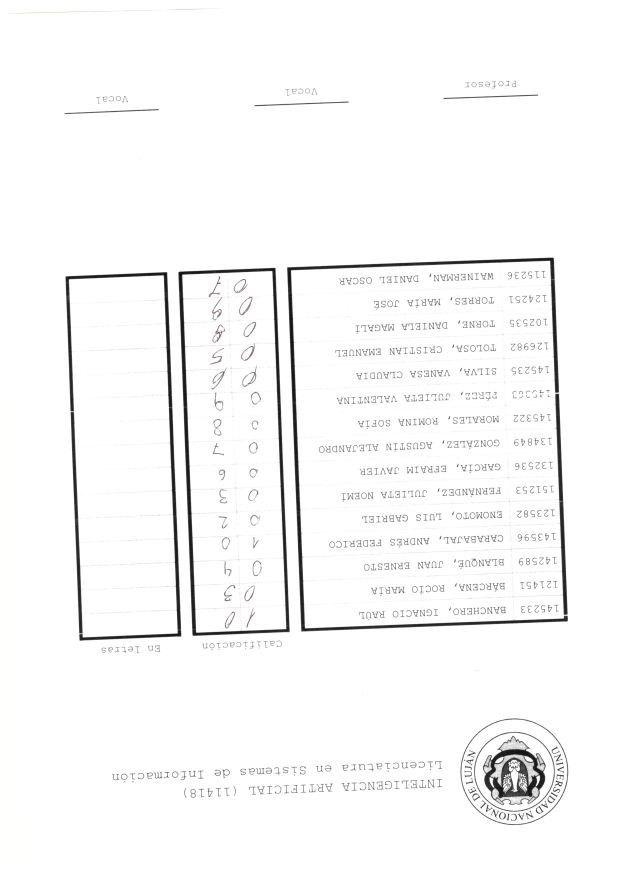
#> input picture test/images/image-1-b.png, 2480 x 3507 px (shown at 1/4 size)
$ python -i processor.py   (imports and definitions only)
#> lines starting #> are read from the running program, lines starting #| are printed output that depends on the picture; after the words box and inside, x2 and y2 are one past the last pixel; in counts of white or black regions, pixels touching at a corner belong together
#> further down, picture is the input picture: shape (3507, 2480, 3); mean B, G, R 248, 248.1, 248.1
### image/utils.py
import matplotlib.pyplot as plt
import cv2


# [6 lines left out: function show, not called in this run]


def draw_rects(image, rects):
    colored_image = cv2.cvtColor(image, cv2.COLOR_BGR2RGB)
    for rect in rects:
        x, y, w, h = rect
        cv2.rectangle(colored_image, (x, y), (x + w, y + h), (0, 255, 0), 1)
    return colored_image


# [4 lines left out: function draw_contours, not called in this run]

### image/processor.py
import os
import cv2
import numpy as np
import image.utils as image_utils


def resize_image_based_on_height(image, new_height):
    """
    Resizes the image based on a new height, computing the new width, in order
    to maintain the aspect ratio.
    """
    height, width = image.shape[:2]
    aspect_ratio = float(new_height) / height
    new_width = int(width * aspect_ratio)
    resized_image = cv2.resize(image, (new_width, new_height))
    return resized_image


def prepare_image(image):
    # Removes some noise.
    smoothed_image = cv2.GaussianBlur(image, (3, 3), 0)

    # Converts the image to grayscale.
    gray_image = cv2.cvtColor(smoothed_image, cv2.COLOR_BGR2GRAY)

    # Creates a new binarized image.
    binarized_image = cv2.adaptiveThreshold(
        gray_image, 255, cv2.ADAPTIVE_THRESH_MEAN_C, cv2.THRESH_BINARY, 21, 17)
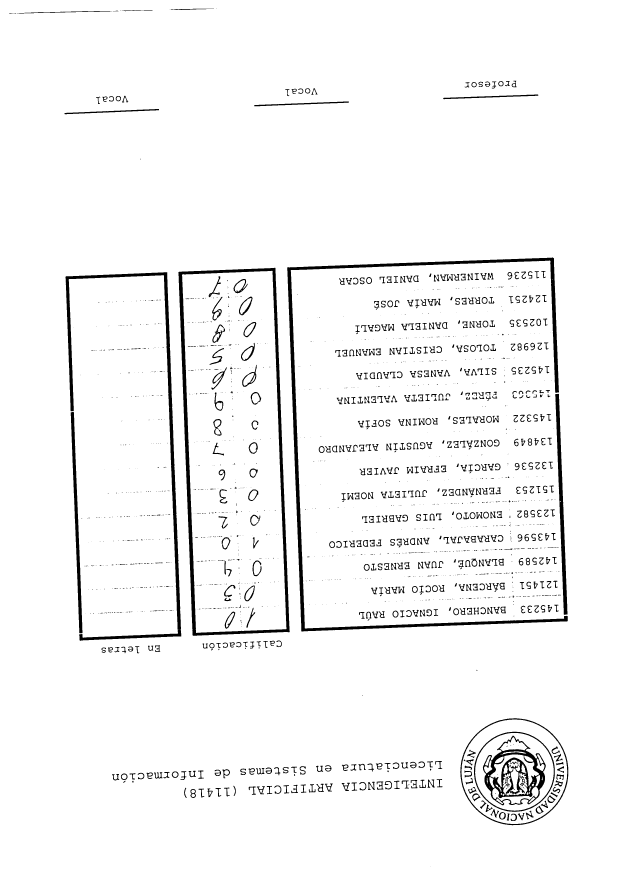
#> binarized_image: shape (3507, 2480) (shown at 1/4 size); 96% white; 1913 black regions (1243 under 20 px), largest, box (x1, y1, x2, y2) and area: (1149, 1030, 2271, 2526) 52921, (713, 1071, 1159, 2543) 46920, (262, 1089, 725, 2563) 35249

    # Resizes the image to keep it in a moderately 'known' domain.
    new_height = 2500
    binarized_image_resized = resize_image_based_on_height(binarized_image, new_height)
#> in resize_image_based_on_height, `resized_image = cv2.resize(image, (new_width, new_height))`:
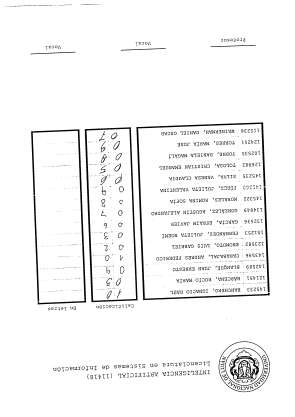
#> resized_image: shape (2500, 1767) (shown at 1/6 size); min 0, max 255, mean 244.9
    gray_image_resized = resize_image_based_on_height(gray_image, new_height)

    return binarized_image_resized, gray_image_resized


def clear_irrelevant_image_regions(image):
    """
    Blanks irrelevant regions of the image, such as logos and signatures areas;
    also removing the 'page edges' that may arise during scanning.
    """
    # Computes the number of rows and columns to blank:
    # - ~18% of the top and bottom.
    # - ~5% of the left and right sides.
    height, width = image.shape[0:2]
    num_rows_to_blank = int(0.18 * height)
    num_columns_to_blank = int(0.05 * width)

    # Creates a black mask with the same size as the image.
    mask = np.zeros_like(image)

    # Blanks the top and bottom sides of the mask.
    mask[:num_rows_to_blank, :] = 255
    mask[-num_rows_to_blank:, :] = 255

    # Blanks the left and rigth sides of the mask.
    mask[:, :num_columns_to_blank] = 255
    mask[:, -num_columns_to_blank:] = 255

    # Applies the mask to the image, by using the 'or' operator.
    masked_image = cv2.bitwise_or(image, mask)
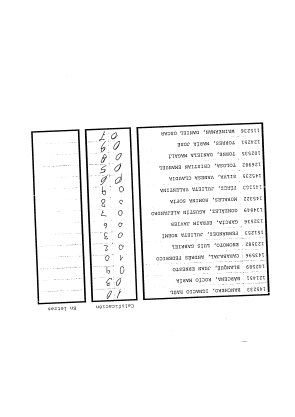
#> masked_image: shape (2500, 1767) (shown at 1/6 size); min 0, max 255, mean 246.9
#> in clear_irrelevant_image_regions (call 2), `masked_image = cv2.bitwise_or(image, mask)`:
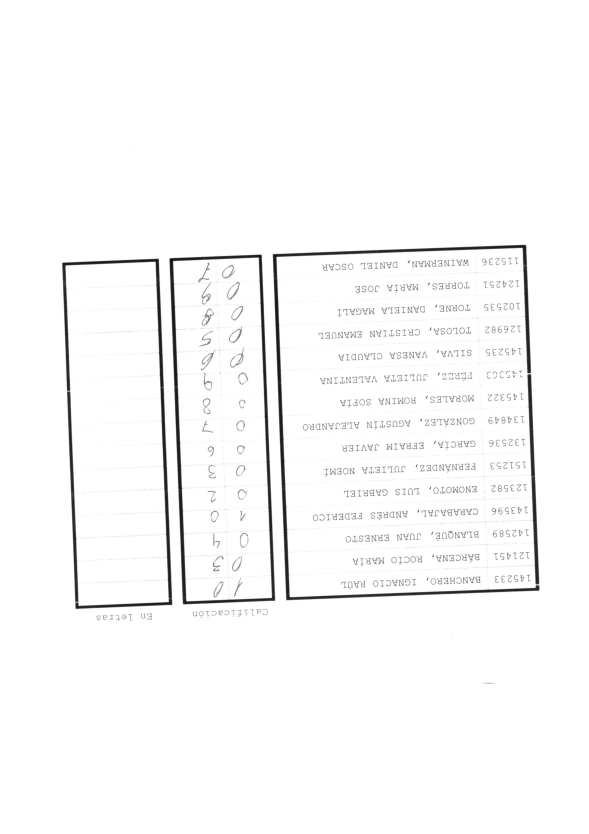
#> masked_image: shape (2500, 1767) (shown at 1/3 size); min 16, max 255, mean 249.3

    return masked_image


def find_rects_in_image(image):
    """
    Returns:
        adjusted_rects: rectangles drawn around the detected contours.
        contour_rects: original detected contours.
    """
    # Finds contours in the image.
    edges_image = cv2.Canny(image, 100, 150)
#> edges_image: shape (2500, 1767); 2.2% white in thin lines or dots, all inside (x1, y1, x2, y2) = (26, 24, 1620, 2473)
    contours, _ = cv2.findContours(edges_image.copy(),
                                   cv2.RETR_EXTERNAL,
                                   cv2.CHAIN_APPROX_SIMPLE)
#> contours = 1592 contours, 1194 with area under 20; largest, box (x1, y1, x2, y2) and area: (508, 763, 826, 1813) 287214, (1311, 2047, 1620, 2354) 73674, (818, 734, 1618, 1801) 26888, (186, 776, 517, 1827) 17910, (1582, 1123, 1618, 1753) 6566
#> (the rest of the program and of its run is left out)
